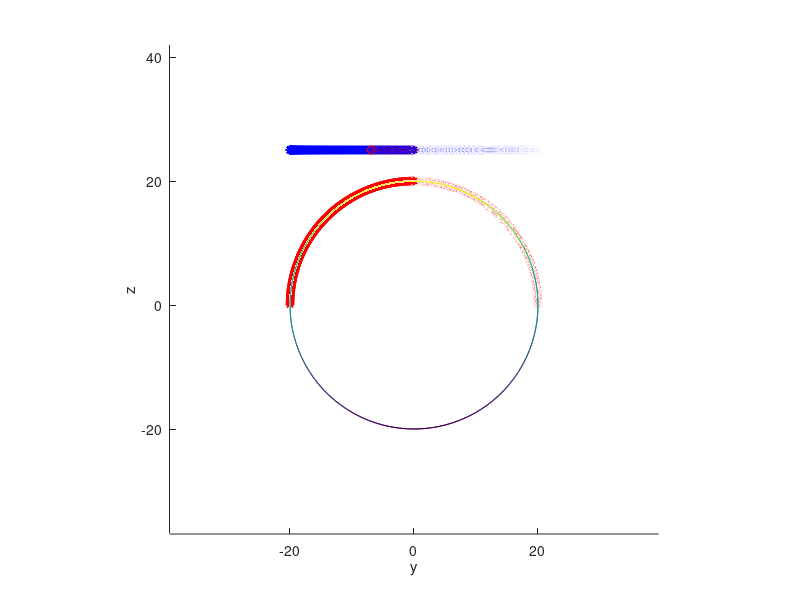

This chart was generated by the following MATLAB code:
clear all;
clc;
axis equal;
hold on;
format short;

xlabel('x');
ylabel('y');
zlabel('z');
view(90,0);

rotate_x = @(theta)[
                    1 , 0           , 0          , 0;
                    0 , cos(theta)  , sin(theta) , 0;
                    0 , -sin(theta) , cos(theta) , 0;
                    0 , 0           , 0          , 1;
                    ];

rotate_y = @(theta)[
                    cos(theta)  , 0 , sin(theta) , 0;
                    0           , 1 , 0          , 0;
                    -sin(theta) , 0 , cos(theta) , 0;
                    0           , 0 , 0          , 1;
                   ];

rotate_z = @(theta)[
                    cos(theta)  , sin(theta) , 0 , 0;
                    -sin(theta) , cos(theta) , 0 , 0;
                    0           , 0          , 1 , 0;
                    0           , 0          , 0 , 1;
                   ];

parallel = @(x,y,z) [
                        1, 0, 0, x;
                        0, 1, 0, y;
                        0, 0, 1, z;
                        0, 0, 0, 1;
                    ];
pipe_length = 100;
pipe_raidus = 20;

unit_arc_length = 0.1;

arc_guide_line_radius = pipe_raidus / 4;
arc_guide_line_radians_length = 5;

%laser working point is half pipe x length
laser_working_point_x = pipe_length / 2;
laser_offset_center_distance = 0;
laser_up_lift_distance = 5;
laser_circle_raduis = pipe_raidus;

unit_circle_center_angle = unit_arc_length / (pi/180 * pipe_raidus);
unit_arc_rad = unit_circle_center_angle * pi / 180;

theta = 0 : unit_arc_rad : 2 * pi;
[col,row] = size(theta);
% pipe_rotate_x_angle = 0;
% pipe_rotate_y_angle = 0;
% pipe_rotate_z_angle = 0;

[cylinder_x, cylinder_y, cylinder_z] = cylinder(pipe_raidus, 100);
cylinder_z = cylinder_z * pipe_length;
pipe_x = cylinder_z;
pipe_y = cylinder_x;
pipe_z = cylinder_y;

%draw pipe
mesh(pipe_x, pipe_y, pipe_z);
%laser working point is half pipe x length
% laser_working_point_x = pipe_length / 2;
% laser_offset_center_distance = 0;
% laser_up_lift_distance = 5;
% laser_circle_raduis = pipe_raidus;

laser_pos_x = laser_working_point_x;
laser_pos_y = laser_offset_center_distance;
laser_pos_z = pipe_raidus + laser_up_lift_distance;

%draw laser trail
laser_trail_x = laser_pos_x + laser_circle_raduis * cos(theta);
laser_trail_y = laser_pos_y + laser_circle_raduis * sin(theta);
laser_trail_z = laser_pos_z * ones(1, row);

laser_trail = [laser_trail_x',laser_trail_y',laser_trail_z';];
plot3(laser_trail_x, laser_trail_y, laser_trail_z, 'b*');

%draw cilcle trail
cut_trail_x = laser_trail_x;
cut_trail_y = laser_trail_y;
cut_trail_z = sqrt(pipe_raidus^2 - cut_trail_y.^2);

cut_trail = [cut_trail_x',cut_trail_y',cut_trail_z'];

angle_cut_y = acos(cut_trail_y ./ pipe_raidus);
angle_cut_y = rad2deg(angle_cut_y);
angle_cut_trail = [cut_trail_x',angle_cut_y',cut_trail_z'];
need_penetrate = false;
for i = 1 : row
    if (abs( cut_trail_y(1, i)) > pipe_raidus)
        need_penetrate = true;
        continue;
    end
    if (cut_trail_x(1,i) < 0 || cut_trail_x(1,i) > pipe_length)
        continue;
    end
    plot3(cut_trail_x(1,i), cut_trail_y(1,i), cut_trail_z(1,i), 'r*');
end

if (need_penetrate)
    for i = 1 : row
        if (abs( cut_trail_y(1, i)) > pipe_raidus)
            continue;
        end
        if (cut_trail_x(1,i) < 0 || cut_trail_x(1,i) > pipe_length)
            continue;
        end
        plot3(cut_trail_x(1,i), cut_trail_y(1,i), - cut_trail_z(1,i), 'y*');
    end
end

% arc_guide_line_radians = arc_guide_line_radians_length / arc_guide_line_radius;
% arc_guide_line_circle_center_x = laser_pos_x + laser_circle_raduis - arc_guide_line_radius;
% arc_guide_line_circle_center_y = laser_pos_y;
% arc_guide_line_circle_center_z = laser_pos_z;
%judge guide line in/out circle
is_arc_guide_line_out_circle = true;
%add arc in guide line 
% arc_guide_line_in_theta = arc_guide_line_radians : -unit_arc_rad : 0;
% [arc_guide_line_in_col, arc_guide_line_in_row] = size(arc_guide_line_in_theta);
% arc_trail_in_x = arc_guide_line_circle_center_x + arc_guide_line_radius * cos(arc_guide_line_in_theta);
% arc_trail_in_y = arc_guide_line_circle_center_y + arc_guide_line_radius * sin(arc_guide_line_in_theta);
% arc_trail_in_z = arc_guide_line_circle_center_z * ones(1, arc_guide_line_in_row);
% if (is_arc_guide_line_out_circle)
%     parallel_trail_in_x = arc_trail_in_x - arc_guide_line_circle_center_x;
%     parallel_trail_in_y = arc_trail_in_y - arc_guide_line_circle_center_y;
%     parallel_trail_in_z = arc_trail_in_z - arc_guide_line_circle_center_z;
% 
%     rotate_y_trail_in_x = parallel_trail_in_x * cos(pi) - parallel_trail_in_z * sin(pi);
%     rotate_y_trail_in_y = parallel_trail_in_y;
%     rotate_y_trail_in_z = parallel_trail_in_x * sin(pi) + parallel_trail_in_z * cos(pi);
% 
%     arc_trail_in_x = rotate_y_trail_in_x + arc_guide_line_circle_center_x + 2 * arc_guide_line_radius;
%     arc_trail_in_y = rotate_y_trail_in_y + arc_guide_line_circle_center_y;
%     arc_trail_in_z = rotate_y_trail_in_z + arc_guide_line_circle_center_z;
% end
% plot3(arc_trail_in_x, arc_trail_in_y, arc_trail_in_z, 'co');
% arc_trail_in = [arc_trail_in_x',arc_trail_in_y',arc_trail_in_z'];
%add arc out guide line
% arc_guide_line_out_theta = 2 * pi : -unit_arc_rad : 2 * pi - arc_guide_line_radians;
% [arc_guide_line_out_col, arc_guide_line_out_row] = size(arc_guide_line_out_theta);
% arc_trail_out_x = arc_guide_line_circle_center_x + arc_guide_line_radius * cos(arc_guide_line_out_theta);
% arc_trail_out_y = arc_guide_line_circle_center_y + arc_guide_line_radius * sin(arc_guide_line_out_theta);
% arc_trail_out_z = arc_guide_line_circle_center_z * ones(1, arc_guide_line_out_row);
% if (is_arc_guide_line_out_circle)
%     parallel_trail_out_x = arc_trail_out_x - arc_guide_line_circle_center_x;
%     parallel_trail_out_y = arc_trail_out_y - arc_guide_line_circle_center_y;
%     parallel_trail_out_z = arc_trail_out_z - arc_guide_line_circle_center_z;
% 
%     rotate_y_trail_out_x = parallel_trail_out_x * cos(pi) - parallel_trail_out_z * sin(pi);
%     rotate_y_trail_out_y = parallel_trail_out_y;
%     rotate_y_trail_out_z = parallel_trail_out_x * sin(pi) + parallel_trail_out_z * cos(pi);
% 
%     arc_trail_out_x = rotate_y_trail_out_x + arc_guide_line_circle_center_x + 2 * arc_guide_line_radius;
%     arc_trail_out_y = rotate_y_trail_out_y + arc_guide_line_circle_center_y;
%     arc_trail_out_z = rotate_y_trail_out_z + arc_guide_line_circle_center_z;
% end
% plot3(arc_trail_out_x, arc_trail_out_y, arc_trail_out_z, 'mo');
% 
% arc_trail_out = [arc_trail_out_x',arc_trail_out_y',arc_trail_out_z'];
% draw arc in guide line trail
% cut_arc_guide_line_in_x = arc_trail_in_x;
% cut_arc_guide_line_in_y = arc_trail_in_y;
% cut_arc_guide_line_in_z = sqrt(pipe_raidus^2 - cut_arc_guide_line_in_y.^2);
% plot3(cut_arc_guide_line_in_x, cut_arc_guide_line_in_y, cut_arc_guide_line_in_z, 'r*');
% cut_arc_guide_line_in = [cut_arc_guide_line_in_x',cut_arc_guide_line_in_y',cut_arc_guide_line_in_z'];
% draw arc out guide line trail
% cut_arc_guide_line_out_x = arc_trail_out_x;
% cut_arc_guide_line_out_y = arc_trail_out_y;
% cut_arc_guide_line_out_z = sqrt(pipe_raidus^2 - cut_arc_guide_line_out_y.^2);
% plot3(cut_arc_guide_line_out_x, cut_arc_guide_line_out_y, cut_arc_guide_line_out_z, 'r*');
% cut_arc_guide_line_out = [cut_arc_guide_line_out_x',cut_arc_guide_line_out_y',cut_arc_guide_line_out_z'];

% A = arc_trail_in == cut_arc_guide_line_in;
% B = arc_trail_out == cut_arc_guide_line_out;
% 
% [~, frame_row_count] = size(arc_guide_line_in_theta);
% move_laser_x = 0;
% move_laser_y = 0;
% move_laser_z = laser_pos_z;
% hlaser = plot3(move_laser_x, move_laser_y, move_laser_z, 'ro');
% for i = 1 : frame_row_count
%     move_laser_x = arc_trail_in_x(1, i);
%     angle = acos(arc_trail_in_y(1, i) / pipe_raidus);
%     set(hlaser, 'xdata', move_laser_x, 'ydata', move_laser_y, 'zdata', move_laser_z);
%     drawnow;
%     pause(0.01);
% end
% 
% [~, frame_row_count] = size(theta);
% for i = 1 : frame_row_count
%     move_laser_x = cut_trail_x(1,i);
%     set(hlaser, 'xdata', move_laser_x, 'ydata', move_laser_y, 'zdata', move_laser_z);
%     drawnow;
%     pause(0.01);
% end
% 
% [~, frame_row_count] = size(arc_guide_line_out_theta);
% for i = 1 : frame_row_count
%     move_laser_x = arc_trail_out_x(1,i);
%     set(hlaser, 'xdata', move_laser_x, 'ydata', move_laser_y, 'zdata', move_laser_z);
%     drawnow;
%     pause(0.01);
% end

guide_line_length = 8;
guide_line_degree = 30;
guide_line_x = laser_pos_x + laser_circle_raduis;
guide_line_y = laser_pos_y;
guide_line_z = laser_pos_z;
guide_line_radian = deg2rad(guide_line_degree);

guide_line_xs = guide_line_x + guide_line_length * cos(guide_line_radian - pi / 2);
guide_line_ys = guide_line_y + guide_line_length * sin(guide_line_radian - pi / 2);
guide_line_zs = guide_line_z;

guide_line_xe = guide_line_x;
guide_line_ye = guide_line_y;
guide_line_ze = guide_line_z;

guide_line_unit_line = 0.1;
guide_line_plan_length = 0;
% guide_line_delta = 0 : 0.1 : 1;
% [~, guide_line_col] = size(guide_line_delta);
count = 1;
while guide_line_plan_length <= guide_line_length
    guide_line_delta = guide_line_plan_length / guide_line_length;
    guide_line_fx(1,count) = (1 - guide_line_delta) .* guide_line_xs + guide_line_delta .* guide_line_xe;
    guide_line_fy(1,count) = (1 - guide_line_delta) .* guide_line_ys + guide_line_delta .* guide_line_ye;
    guide_line_fz(1,count) =  guide_line_ze;
    guide_line_plan_length = guide_line_plan_length + guide_line_unit_line;
    count = count + 1;
end
guide_line = [guide_line_fx' guide_line_fy' guide_line_fz'];
guide_line_out = flipud(guide_line);
plot3(guide_line_fx,guide_line_fy,guide_line_fz,'ro');

guide_line_cut_trail_x = guide_line_fx;
guide_line_cut_trail_y = guide_line_fy;
guide_line_cut_trail_z = sqrt(pipe_raidus^2 - guide_line_cut_trail_y.^2);
guide_line_cut_trail = [guide_line_cut_trail_x' guide_line_cut_trail_y' guide_line_cut_trail_z'];
guide_line_cut_out_trail = flipud(guide_line);
plot3(guide_line_cut_trail_x,guide_line_cut_trail_y,guide_line_cut_trail_z,'r','LineWidth',5);
